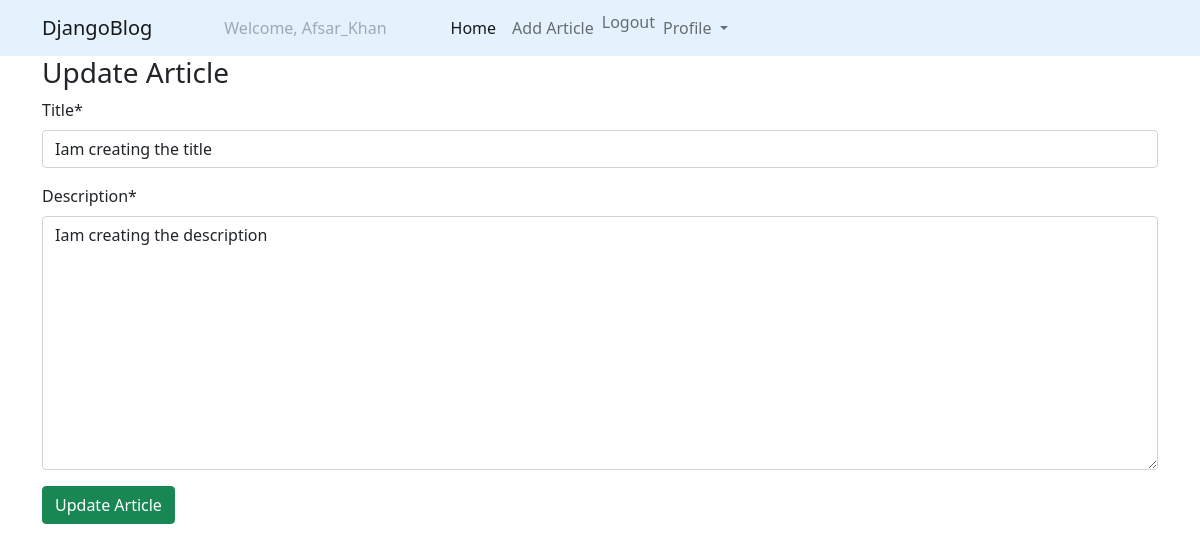
/update/iam-creating-the-title/ (signed in), run on an earlier commit of the app's database.
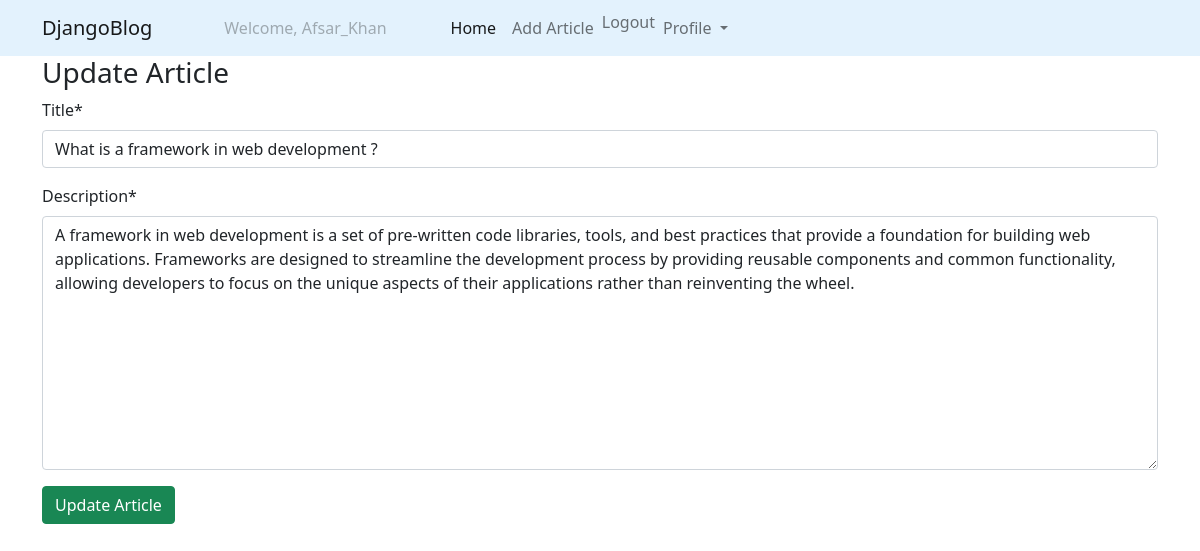
And on a later commit of the database.
### articles/models.py (models this page shows, shortened)
class Article(models.Model):
    title = models.CharField(max_length=200)
    description = models.TextField()
    slug = models.SlugField(max_length=100, unique=True)
    published = models.DateTimeField(auto_now_add=True)
    author = models.ForeignKey(User, on_delete=models.CASCADE)

### articles/views.py (the view)
# urls.py: path('update/<slug:slug>/', update_article, name='update_article'),
@login_required
def update_article(request, slug):
    article = get_object_or_404(Article, slug=slug)
    form = ArticleUpdateForm(request.POST or None, instance=article)
    if form.is_valid():
        form.save()
        return redirect('article_list')
    return render(request, 'account/update.html' ,{'form': form})

### articles/forms.py
class ArticleUpdateForm(forms.ModelForm):
    class Meta:
        model = Article
        fields = ('title', 'description')

### articles/templates/account/update.html (shortened to what this page needs)
{% extends 'base.html' %}
{% load crispy_forms_tags %}
{% block body %}
<div class="container">
    <h3>Update Article</h3>
    <form action="" method="post">
        {{form | crispy}}
        <input type="submit" value="Update Article" class="btn btn-success">
    </form>
</div>
{% endblock %}

What changed in the data, as far as the page shows it:
changed Article: title "Iam creating the title" → "What is a framework in web development ?"; description "Iam creating the description" → "A framework in web development is a set of pre-written code libraries, tools, and best practices that provide a foundation for building web applications. Frameworks are designed to streamline the development process by providing reusable components and common functionality, allowing developers to focus on the unique aspects of their applications rather than reinventing the wheel."
